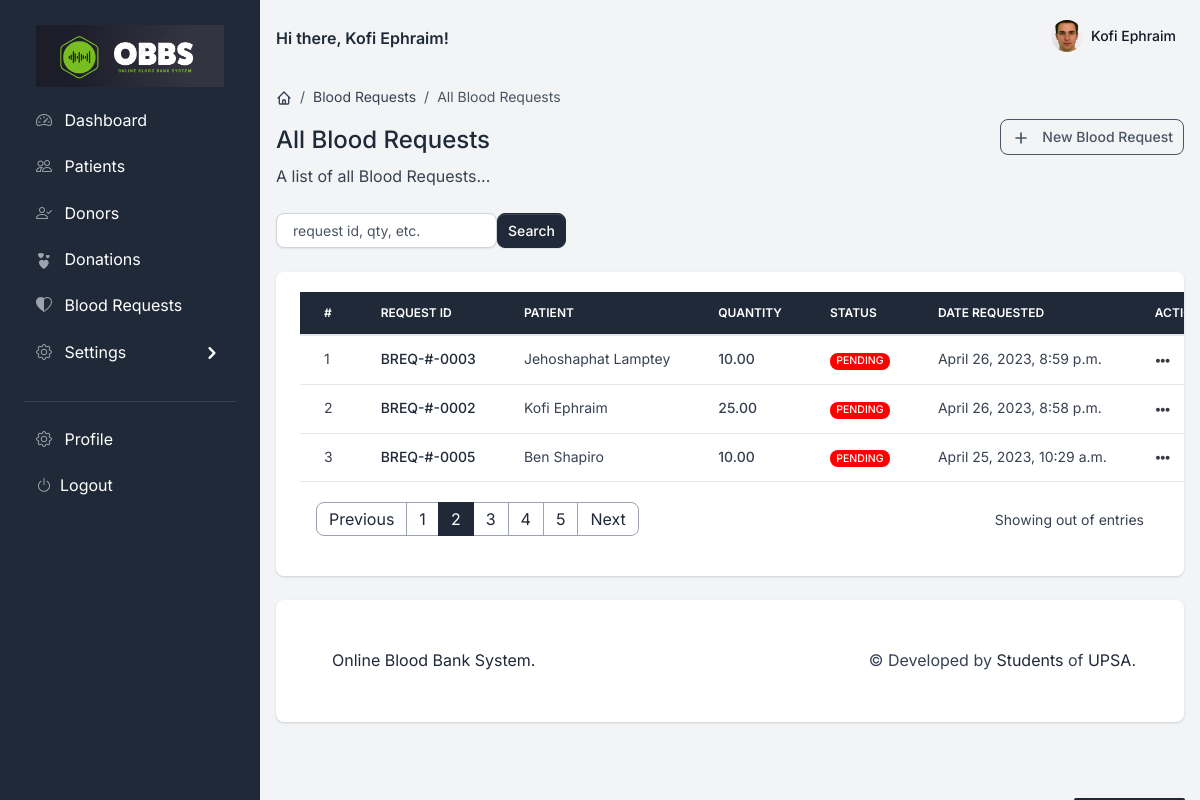
The app's page /dashboard/blood-requests/ (signed in) with its own data.
### accounts/models.py (models this page shows, shortened)
class User(AbstractBaseUser, PermissionsMixin):
    email = models.EmailField(max_length=255, unique=True)
    fullname = models.CharField(max_length=255, blank=True, null=True)
    phone = models.CharField(max_length=15, blank=True, null=True)
    gender = models.CharField(max_length=15, blank=True, null=True)
    profile_image = models.ImageField(
        upload_to='profile_images', blank=True, null=True)
    is_active = models.BooleanField(default=True)
    is_staff = models.BooleanField(default=False)
    is_superuser = models.BooleanField(default=False)
    is_patient = models.BooleanField(default=False)
    created_by_staff = models.BooleanField(default=False)
    created_at = models.DateTimeField(auto_now_add=True)
    def get_fullname(self):
        return self.fullname if self.fullname else self.email
    objects = AccountManager()
    USERNAME_FIELD = 'email'
    def __str__(self):
        return self.get_fullname()
    class Meta:
        db_table = 'user'
        permissions = [
            ("view_profile", "Can view profile"),
            ("view_setting", "Can view setting"),
            ("change_profile", "Can update profile"),
            ("reset_password", "Can reset password"),
            ("add_user_to_group", "Can add user to group"),
            ("add_patient", "Can add patient"),
            ("change_patient", "Can update patient"),
            ("add_permission_to_user", "Can add permission to user"),
        ]

### dashboard/models.py (models this page shows, shortened)
class BloodRequest(models.Model):
    def generate_request_id():
        count = BloodRequest.objects.count()
        return 'BREQ-#-000' + str(BloodRequest.objects.count() + 1)
    blood_request_id = models.CharField(default=generate_request_id, max_length=20)  # noqa
    patient_profile = models.ForeignKey(PatientProfile, on_delete=models.CASCADE, null=True)  # noqa
    request_form = models.ImageField(upload_to='request_forms', null=True, blank=True)  # noqa
    quantity = models.DecimalField(max_digits=5, decimal_places=2)
    status = models.CharField(max_length=20, default='PENDING')
    date_requested = models.DateTimeField(auto_now_add=True)
    date_approve_rejected = models.DateTimeField(null=True, blank=True)
    created_at = models.DateTimeField(auto_now_add=True)
    def get_status_color(self) -> str:
        if self.status.upper == 'PENDING':
            return 'green'
        elif self.status.upper == 'APPROVED':
            return 'blue'
        else:
            return 'red'
    class Meta:
        permissions = [
            ("change_request_status", "Can change blood request status"),
        ]

class PatientProfile(models.Model):
    blood_type = models.CharField(max_length=15)
    dob = models.DateField()
    address = models.CharField(max_length=500)
    phone = models.CharField(max_length=15)
    gender = models.CharField(max_length=10)
    user = models.OneToOneField(User, on_delete=models.CASCADE, null=True)
    created_at = models.DateTimeField(auto_now_add=True)

### dashboard/views/requests.py (the view)
# urls.py: path('blood-requests/', views.BloodRequestsListView.as_view(), name='blood_requests'),  # noqa
class BloodRequestsListView(PermissionRequiredMixin, View):
    permission_required = ['dashboard.view_bloodrequest']
    template = 'dashboard/blood_requests.html'
    @method_decorator(MustLogin)
    def get(self, request, *args, **kwargs):
        user = request.user
        patient_profile = PatientProfile.objects.filter(user=user).first()
        if user.is_staff or user.is_superuser:
            blood_requests = BloodRequest.objects.all().order_by('-created_at')
        else:
            blood_requests = BloodRequest.objects.filter(patient_profile=patient_profile).order_by('-created_at')  # noqa
        context = {
            'blood_requests': blood_requests,
        }
        return render(request, self.template, context)

### dashboard/templates/dashboard/blood_requests.html (shortened to what this page needs)
{% extends "base/base.html" %}
{% load static %}
{% block content %}
<div class="d-flex justify-content-between flex-wrap flex-md-nowrap align-items-center py-4">
    <div class="d-block mb-4 mb-md-0">
        <nav aria-label="breadcrumb" class="d-none d-md-inline-block">
            <ol class="breadcrumb breadcrumb-dark breadcrumb-transparent">
                <li class="breadcrumb-item">
                    <a href="#">
                    </a>
                </li>
                <li class="breadcrumb-item"><a href="#">Blood Requests</a></li>
                <li class="breadcrumb-item active" aria-current="page">All Blood Requests</li>
            </ol>
        </nav>
        <h2 class="h4">All Blood Requests</h2>
        <p class="mb-0">A list of all Blood Requests...</p>
    </div>
    <div class="btn-toolbar mb-2 mb-md-0">
        <div class="btn-group ms-2 ms-lg-3">
            <a href="{% url 'dashboard:create_update_blood_request' %}" class="btn btn-sm btn-outline-gray-600">
                <svg class="icon icon-xs me-2" fill="none" stroke="currentColor" viewBox="0 0 24 24"
                    xmlns="http://www.w3.org/2000/svg">
                    <path stroke-linecap="round" stroke-linejoin="round" stroke-width="2"
                        d="M12 6v6m0 0v6m0-6h6m-6 0H6">
                    </path>
                </svg>
                New Blood Request
            </a>
        </div>
    </div>
</div>
<div class="table-settings mb-4">
    <div class="row align-items-center justify-content-between">
        <div class="col col-md-6 col-lg-3 col-xl-4">
            <div class="input-group me-2 me-lg-3 fmxw-400">
                <form action="{% url 'dashboard:search_blood_request' %}" method="GET">
                    <div class="row">
                        <div class="col-9 mx-0" style="padding-right: 0;">
                            <input type="text" class="form-control" name="q" placeholder="request id, qty, etc.">
                        </div>
                        <div class="col-3 mx-0" style="padding-left: 0;">
                            <span><button class="btn btn-sm btn-primary">Search</button></span>
                        </div>
                    </div>
                </form>
            </div>
        </div>
    </div>
</div>
<div class="card card-body border-0 shadow table-wrapper table-responsive">
    <table class="table table-hover">
        <thead class="table-dark">
            <tr>
                <th class="border-gray-200">#</th>
                <th class="border-gray-200">Request ID</th>
                <th class="border-gray-200">Patient</th>
                <th class="border-gray-200">Quantity</th>
                <th class="border-gray-200">Status</th>
                <th class="border-gray-200">Date Requested</th>
                <th class="border-gray-200">Action</th>
            </tr>
        </thead>
        <tbody>
            {% if blood_requests %}
            {% for blood_request in blood_requests %}
            <tr>
                <td>
                    {{forloop.counter}}
                </td>
                <td>
                    <a href="#" class="fw-bold">
                        {{blood_request.blood_request_id}}
                    </a>
                </td>
                <td>
                    <span class="fw-normal">{{blood_request.patient_profile.user.fullname}}</span>
                </td>
                <td><span class="fw-bold">{{blood_request.quantity}}</span></td>
                <td><span class="badge fw-bold"
                        style="background-color: {{blood_request.get_status_color}};">{{blood_request.status}}</span>
                </td>
                <td><span class="fw-normal">{{blood_request.date_requested}}</span></td>
                <td>
                    <div class="btn-group">
                        <button class="btn btn-link text-dark dropdown-toggle dropdown-toggle-split m-0 p-0"
                            data-bs-toggle="dropdown" aria-haspopup="true" aria-expanded="false">
                            <span class="icon icon-sm">
                                <span class="fas fa-ellipsis-h icon-dark"></span>
                            </span>
                        </button>
                    </div>
                </td>
            </tr>
            {% endfor %}
            {% else %}
            <tr>
                <td colspan="7">
                    <p class="text-center">No Blood Request Added Yet</p>
                </td>
            </tr>
            {% endif %}
        </tbody>
    </table>
    <div class="card-footer px-3 border-0 d-flex flex-column flex-lg-row align-items-center justify-content-between">
        <nav aria-label="Page navigation example">
            <ul class="pagination mb-0">
                <li class="page-item">
                    <a class="page-link" href="#">Previous</a>
                </li>
                <li class="page-item">
                    <a class="page-link" href="#">1</a>
                </li>
                <li class="page-item active">
                    <a class="page-link" href="#">2</a>
                </li>
                <li class="page-item">
                    <a class="page-link" href="#">3</a>
                </li>
                <li class="page-item">
                    <a class="page-link" href="#">4</a>
                </li>
                <li class="page-item">
                    <a class="page-link" href="#">5</a>
                </li>
                <li class="page-item">
                    <a class="page-link" href="#">Next</a>
                </li>
            </ul>
        </nav>
        <div class="fw-normal small mt-4 mt-lg-0">Showing <b>{{total_blood_requests}}</b> out of
            entries</div>
    </div>
</div>
{% endblock content %}

### dashboard/templates/includes/navigation.html (shortened to what this page needs)
{% load static %}
<nav class="navbar navbar-top navbar-expand navbar-dashboard navbar-dark ps-0 pe-2 pb-0">
  <div class="container-fluid px-0">
    <div class="d-flex justify-content-between w-100" id="navbarSupportedContent">
      <div class="d-flex align-items-center text-primary">
        <b>Hi there, {{request.user.get_fullname}}!</b>
      </div>
      <ul class="navbar-nav align-items-center">
        <li class="nav-item dropdown ms-lg-3">
          <a class="nav-link dropdown-toggle pt-1 px-0" href="#" role="button" data-bs-toggle="dropdown"
            aria-expanded="false">
            <div class="media d-flex align-items-center">
              <img class="avatar rounded-circle"
                src="{% if request.user.profile_image %} {{ request.user.profile_image.url }} {% else %} {% static '/assets/img/team/profile-picture-3.jpg' %} {% endif %} "
                class="avatar-xl rounded-circle mx-auto mt-n7 mb-4" alt="Neil Portrait">
              <div class="media-body ms-2 text-dark align-items-center d-none d-lg-block">
                <span class="mb-0 font-small fw-bold text-gray-900">
                  {% if request.user.get_fullname %}
                  <strong>{{ request.user.get_fullname }}</strong>
                  {% else %}
                  <strong>Guest</strong>
                  {% endif %}
                </span>
              </div>
            </div>
          </a>
        </li>
      </ul>
    </div>
  </div>
</nav>

### records on screen
User: user.get_fullname "Kofi Ephraim", profile_image (picture)
BloodRequest: blood_request_id "BREQ-#-0003", patient_profile.user.fullname "Jehoshaphat Lamptey", quantity "10.00", status "PENDING", date_requested "April 26, 2023, 8:59 p.m."
BloodRequest: blood_request_id "BREQ-#-0002", patient_profile.user.fullname "Kofi Ephraim", quantity "25.00", status "PENDING", date_requested "April 26, 2023, 8:58 p.m."
BloodRequest: blood_request_id "BREQ-#-0005", patient_profile.user.fullname "Ben Shapiro", quantity "10.00", status "PENDING", date_requested "April 25, 2023, 10:29 a.m."
